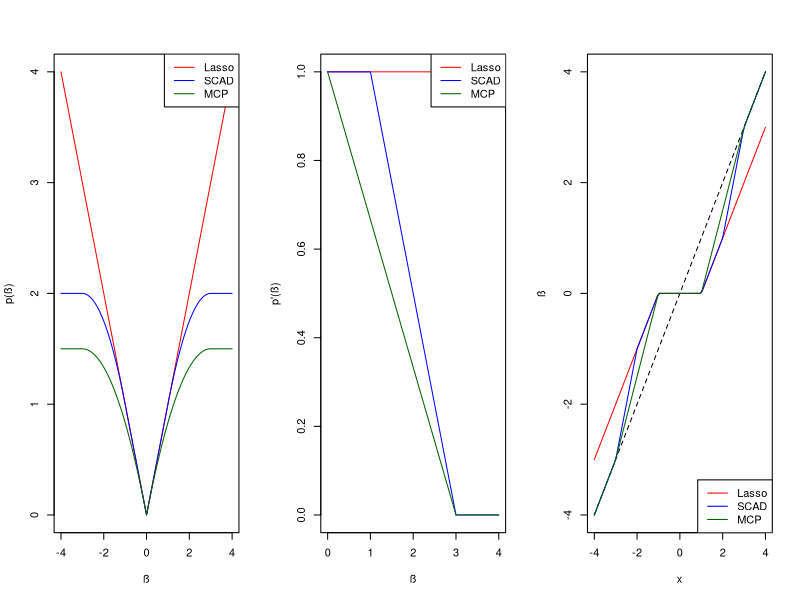

Generate this figure with R:

library(dplyr)


# GRAPHIQUES PÉNALITÉS
par(mfrow=c(1,3))
lambda = 1
alpha = 3

# Graphique 1 : Pénalité appliquée à ß, en fonction de la valeur initialie de ß
lasso_penalty <- function(beta, lambda) {
  abs(beta) * lambda
}
mcp_penalty <- function(beta, lambda, alpha) {
  ifelse(abs(beta) <= alpha*lambda, lambda * abs(beta) - (beta^2 / (2 * alpha)), alpha*(lambda^2)/2)
}
scad_penalty <- function(beta, lambda, alpha) {
  case_when(
    abs(beta) <= lambda ~ lambda * abs(beta),
    (abs(beta) > lambda) & (abs(beta) <= (alpha * lambda)) ~ (2*alpha*lambda*abs(beta) - (beta^2 + lambda^2)) / (2*(alpha-1)),
    TRUE ~ (lambda^2*(alpha+1))/2
  )
} 
curve(lasso_penalty(x,lambda), from = -4, to = 4, col = 'red', xlab = 'ß', ylab = 'p(ß)')
curve(scad_penalty(x, lambda, alpha), from = -4, to = 4, col = 'blue', add = TRUE)
curve(mcp_penalty(x,lambda, alpha), from = -4, to = 4, col = 'darkgreen', add = TRUE)
legend("topright", legend = c("Lasso", "SCAD", "MCP"), col = c("red", "blue", "darkgreen"), lty = 1)

# Graphique 2 : Dérivée de la pénalité (= évolution de la pénalité)
lasso_derivative <- function(beta, lambda) {
  lambda * sign(beta)
}
scad_derivative <- function(beta, lambda, alpha) {
  case_when(
    abs(beta) <= lambda ~ lambda,
    abs(beta) > lambda & abs(beta) <= alpha * lambda ~ (2*alpha*lambda - 2*beta)/(2*(alpha-1)),
    TRUE ~ 0
  )
}
mcp_derivative <- function(beta, lambda, alpha) {
  ifelse(abs(beta) <= alpha * lambda, lambda*sign(beta) - (2*beta)/(2*alpha), 0)
}
curve(lasso_derivative(x,lambda), from = 0.0001, to = 4, col = 'red', xlab = 'ß', ylab = "p'(ß)", ylim = c(0:1))
curve(scad_derivative(x, lambda, alpha), from = 0.0001, to = 4, col = 'blue', add = TRUE)
curve(mcp_derivative(x,lambda, alpha), from = 0.0001, to = 4, col = 'darkgreen', add = TRUE)
legend("topright", legend = c("Lasso", "SCAD", "MCP"), col = c("red", "blue", "darkgreen"), lty = 1)

# Graphique 3 : ß ajustés, en fonction du ß initiale (= fonction inverse de la pénalité)
lasso_seuil <- function(beta, lambda) {
  case_when(
    beta < -lambda ~ beta + lambda, 
    beta > lambda ~ beta - lambda, 
    TRUE ~ 0
  )
}
scad_seuil <- function(x) {
  case_when(
    abs(x) < lambda ~ 0,
    lambda <= abs(x) & abs(x) < alpha-lambda ~ sign(x) * (abs(x) - 1),
    alpha-lambda <= abs(x) & abs(x) < alpha ~ sign(x) * ((alpha-lambda) * abs(x) - alpha),
    TRUE ~ x
  )
}
mcp_seuil <- function(x) {
  case_when(
    abs(x) < lambda ~ 0, 
    abs(x) > alpha ~ x,
    -alpha < x & x < -lambda ~ alpha * (x + lambda) / 2,
    lambda < x & x < alpha ~ alpha * (x - lambda) / 2
  )
}
values <- seq(-4,4,length.out=100)
plot(values, values, type = 'n', col = "black", xlab = "x", ylab = "ß")
lines(values, values, col = "black", lty = 2)  # Ajouter la ligne en pointillés
curve(lasso_seuil(x, lambda), col = 'red', add = TRUE)
curve(scad_seuil(x), col = 'blue', add = TRUE)
curve(mcp_seuil(x), col = 'darkgreen', add = TRUE)
legend("bottomright", legend = c("Lasso", "SCAD", "MCP"), col = c("red", "blue", "darkgreen"), lty = 1)
